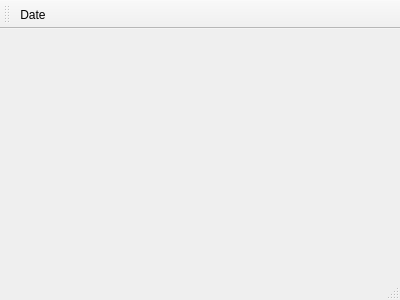
<?xml version="1.0" encoding="UTF-8"?>
<ui version="4.0">
 <class>MainWindow</class>
 <widget class="QMainWindow" name="MainWindow">
  <property name="geometry">
   <rect>
    <x>0</x>
    <y>0</y>
    <width>400</width>
    <height>300</height>
   </rect>
  </property>
  <property name="windowTitle">
   <string>MainWindow</string>
  </property>
  <widget class="QWidget" name="centralWidget"/>
  <widget class="QMenuBar" name="menuBar">
   <property name="geometry">
    <rect>
     <x>0</x>
     <y>0</y>
     <width>400</width>
     <height>23</height>
    </rect>
   </property>
  </widget>
  <widget class="QStatusBar" name="statusBar"/>
  <widget class="QToolBar" name="toolBar">
   <property name="windowTitle">
    <string>toolBar</string>
   </property>
   <attribute name="toolBarArea">
    <enum>TopToolBarArea</enum>
   </attribute>
   <attribute name="toolBarBreak">
    <bool>false</bool>
   </attribute>
   <addaction name="actionDate"/>
  </widget>
  <action name="actionDate">
   <property name="text">
    <string>Date</string>
   </property>
  </action>
 </widget>
 <layoutdefault spacing="6" margin="11"/>
 <resources/>
 <connections/>
</ui>
